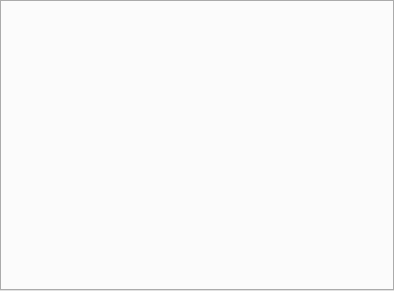
<?xml version="1.0" encoding="UTF-8"?>
<ui version="4.0">
 <class>FlexiTabWidget</class>
 <widget class="QWidget" name="FlexiTabWidget">
  <property name="geometry">
   <rect>
    <x>0</x>
    <y>0</y>
    <width>394</width>
    <height>291</height>
   </rect>
  </property>
  <property name="sizePolicy">
   <sizepolicy hsizetype="Expanding" vsizetype="Expanding">
    <horstretch>0</horstretch>
    <verstretch>0</verstretch>
   </sizepolicy>
  </property>
  <property name="windowTitle">
   <string>Form</string>
  </property>
  <property name="styleSheet">
   <string notr="true"/>
  </property>
  <layout class="QHBoxLayout" name="horizontalLayout">
   <property name="spacing">
    <number>0</number>
   </property>
   <property name="margin">
    <number>0</number>
   </property>
   <item>
    <widget class="QTabWidget" name="innerFlexiTabWidget">
     <property name="styleSheet">
      <string notr="true"/>
     </property>
     <property name="currentIndex">
      <number>-1</number>
     </property>
     <property name="documentMode">
      <bool>false</bool>
     </property>
    </widget>
   </item>
  </layout>
 </widget>
 <resources/>
 <connections/>
</ui>
